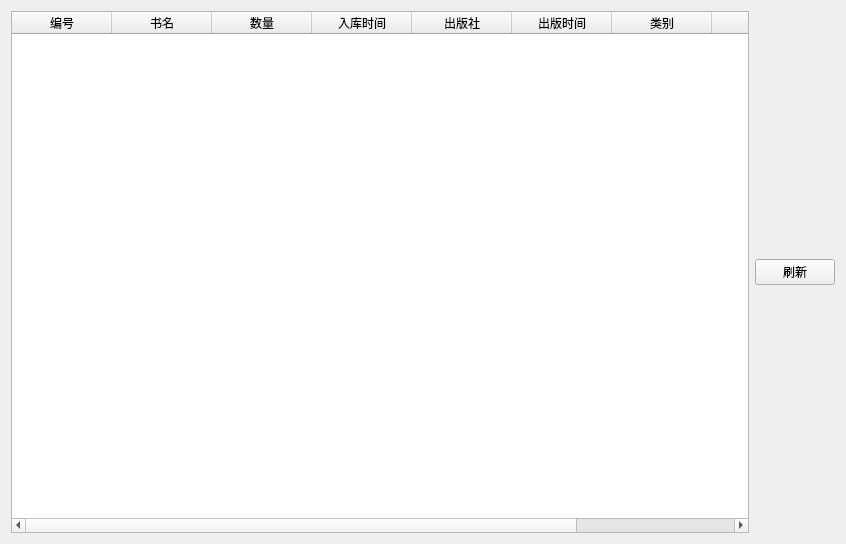
<?xml version="1.0" encoding="UTF-8"?>
<ui version="4.0">
 <class>BookList</class>
 <widget class="QWidget" name="BookList">
  <property name="geometry">
   <rect>
    <x>0</x>
    <y>0</y>
    <width>846</width>
    <height>544</height>
   </rect>
  </property>
  <property name="windowTitle">
   <string>Form</string>
  </property>
  <layout class="QGridLayout" name="gridLayout_2">
   <item row="0" column="0">
    <layout class="QGridLayout" name="gridLayout">
     <item row="0" column="0">
      <widget class="QTableWidget" name="bookTableWidget">
       <property name="editTriggers">
        <set>QAbstractItemView::NoEditTriggers</set>
       </property>
       <property name="selectionMode">
        <enum>QAbstractItemView::SingleSelection</enum>
       </property>
       <property name="selectionBehavior">
        <enum>QAbstractItemView::SelectRows</enum>
       </property>
       <column>
        <property name="text">
         <string>编号</string>
        </property>
       </column>
       <column>
        <property name="text">
         <string>书名</string>
        </property>
       </column>
       <column>
        <property name="text">
         <string>数量</string>
        </property>
       </column>
       <column>
        <property name="text">
         <string>入库时间</string>
        </property>
       </column>
       <column>
        <property name="text">
         <string>出版社</string>
        </property>
       </column>
       <column>
        <property name="text">
         <string>出版时间</string>
        </property>
       </column>
       <column>
        <property name="text">
         <string>类别</string>
        </property>
       </column>
       <column>
        <property name="text">
         <string>作者</string>
        </property>
       </column>
       <column>
        <property name="text">
         <string/>
        </property>
       </column>
      </widget>
     </item>
     <item row="0" column="1">
      <widget class="QPushButton" name="refreshPushButton">
       <property name="text">
        <string>刷新</string>
       </property>
      </widget>
     </item>
    </layout>
   </item>
  </layout>
 </widget>
 <resources/>
 <connections/>
</ui>
